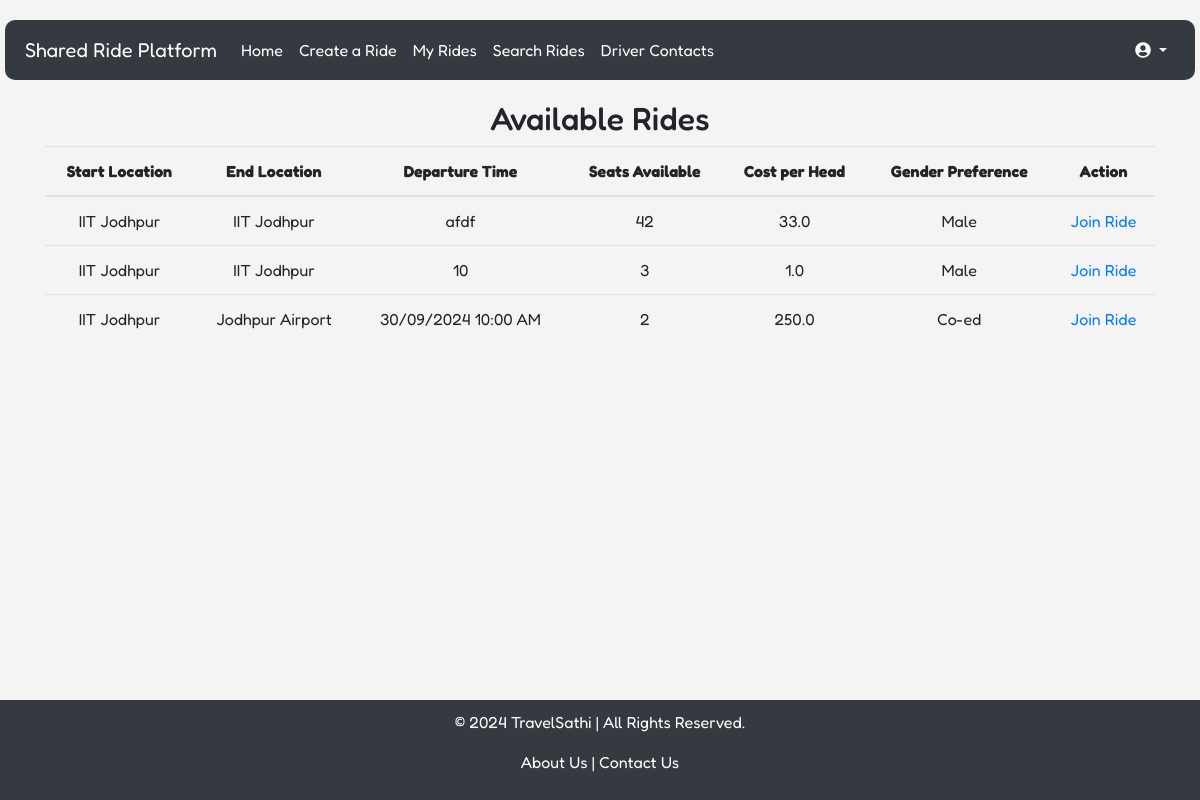
Page /search_rides (signed in) on the committed database.
### models.py (models this page shows)
class Ride(db.Model):
    id = db.Column(db.Integer, primary_key=True)
    start_location = db.Column(db.String(255), nullable=False)
    end_location = db.Column(db.String(255), nullable=False)
    meetup_point = db.Column(db.String(255), nullable=False)
    departure_time = db.Column(db.String(20), nullable=False)
    available_seats = db.Column(db.Integer, nullable=False)
    cost_per_head = db.Column(db.Float, nullable=False)
    gender_preference = db.Column(db.String(10), nullable=False)
    author_id = db.Column(db.Integer, db.ForeignKey('user.id'), nullable=False)  # Ensure 'user.id' matches the User model

### routes.py (the view)
@app.route('/search_rides')
@login_required
def search_rides():
    if current_user.gender == 'male':
        rides = Ride.query.filter((Ride.gender_preference == 'male') | (Ride.gender_preference == 'co-ed')).all()
    elif current_user.gender == 'female':
        rides = Ride.query.filter((Ride.gender_preference == 'female') | (Ride.gender_preference == 'co-ed')).all()
    return render_template('search_rides.html', rides=rides ,location_labels=location_labels)

### app.py (called while the page is built)
@app.before_request
def create_tables():
    from models import User, Ride  # Import here to avoid circular import
    db.create_all()  # Create tables when the app first runs

### routes.py (called while the page is built)
@login_manager.user_loader
def load_user(user_id):
    return User.query.get(int(user_id))

@app.context_processor
def inject_now():
    return {'current_year': datetime.utcnow().year}

### templates/search_rides.html (shortened to what this page needs)
{% extends 'base.html' %}
{% block body %}
<div class="container">
    <h2>Available Rides</h2>
    {% if rides %}
    <table class="table">
        <thead>
            <tr>
                <th>Start Location</th>
                <th>End Location</th>
                <th>Departure Time</th>
                <th>Seats Available</th>
                <th>Cost per Head</th>
                <th>Gender Preference</th>
                <th>Action</th>
            </tr>
        </thead>
        <tbody>
            {% for ride in rides %}
            <tr>
                <td>{{ location_labels.get(ride.start_location, ride.start_location) }}</td>
                <td>{{ location_labels.get(ride.end_location, ride.end_location) }}</td>
                <td>{{ ride.departure_time }}</td>
                <td>{{ ride.available_seats }}</td>
                <td>{{ ride.cost_per_head }}</td>
                <td>{{ ride.gender_preference|capitalize }}</td>
                <td>
                    {% if ride.available_seats > 0 %}
                        <a href="{{ url_for('join_ride', ride_id=ride.id) }}">Join Ride</a>
                    {% else %}
                        <span>Ride is full</span>
                    {% endif %}
                </td>
            </tr>
            {% endfor %}
        </tbody>
    </table>
    {% else %}
        <p>No available rides at the moment.</p>
    {% endif %}
</div>
{% endblock %}

### templates/base.html (style rules this page uses)
body { font-family: 'Fredoka', cursive; background-color: #f4f4f4; text-align: center; min-height: 100vh; display: flex; flex-direction: column; }

### rows in the picture
Ride: get "IIT Jodhpur", departure_time "afdf", available_seats "42", cost_per_head "33.0", gender_preference "Male"
Ride: get "IIT Jodhpur", departure_time "10", available_seats "3", cost_per_head "1.0", gender_preference "Male"
Ride: get "IIT Jodhpur", get "Jodhpur Airport", departure_time "30/09/2024 10:00 AM", available_seats "2", cost_per_head "250.0", gender_preference "Co-ed"
